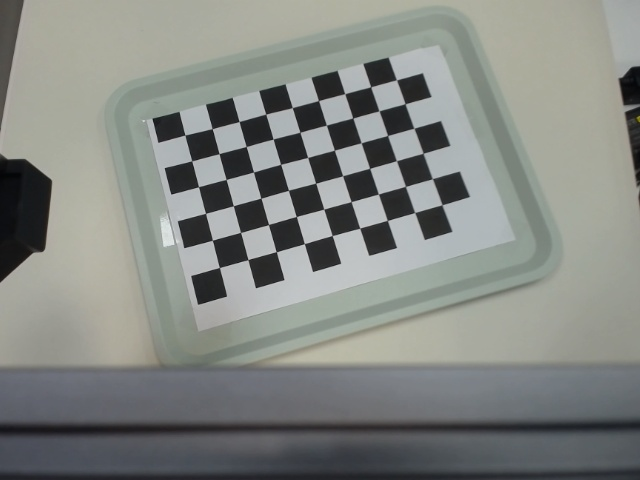
#> input picture calibration_images/cal_image_0.jpg, 640 x 480 px; its folder holds 4 pictures in this run
$ python process.py
#> lines starting #> are read from the running program, lines starting #| are printed output that depends on the picture; after the words box and inside, x2 and y2 are one past the last pixel; in counts of white or black regions, pixels touching at a corner belong together
import numpy as np
import cv2 as cv
import glob
import os

OUT_IMAGE_DIR = "new_out_images"

# Chess board information
cb_width = 9
cb_height = 6
cb_square_size = 26.3

# Termination Criteria
criteria = (cv.TERM_CRITERIA_EPS + cv.TERM_CRITERIA_MAX_ITER, 30, 0.001)

# Prepare object points
cb_3d_points = np.zeros((cb_width * cb_height, 3), np.float32)
cb_3d_points[:, :2] = np.mgrid[0:cb_width, 0:cb_height].T.reshape(-1, 2) * cb_square_size

# Arrays to stor object points and image points
list_cb_3d_points = []
list_cb_2d_img_points = []

list_images = glob.glob('calibration_images/*.jpg')

for i, frame_name in enumerate(list_images):
    img = cv.imread(frame_name)
#> img is the input picture: shape (480, 640, 3); mean B, G, R 130.8, 135, 131.6

    gray = cv.cvtColor(img, cv.COLOR_BGR2GRAY)

    # Find the chess board corners
    ret, corners = cv.findChessboardCorners(gray, (9, 6), None)
#> ret = True; corners = 54 rows, first 8: [184.8, 134.9], [212, 128.6], [239.3, 121.5], [265.7, 114.2], [292.4, 107.6], [318.5, 100.6], [344.7, 93.65], [370.6, 86.63]

    # If found, add object points, image points
    if ret == True:

        list_cb_3d_points.append(cb_3d_points)

        corners2 = cv.cornerSubPix(gray, corners, (11, 11), (-1, -1), criteria)
#> corners2 = 54 rows, first 8: [184.8, 135.2], [212.3, 128.5], [239.1, 121.6], [265.7, 114.1], [292.3, 107.6], [318.5, 100.6], [344.7, 93.65], [370.7, 86.86]
        list_cb_2d_img_points.append(corners2)

        # Draw and display
        cv.drawChessboardCorners(img, (cb_width, cb_height), corners2, ret)
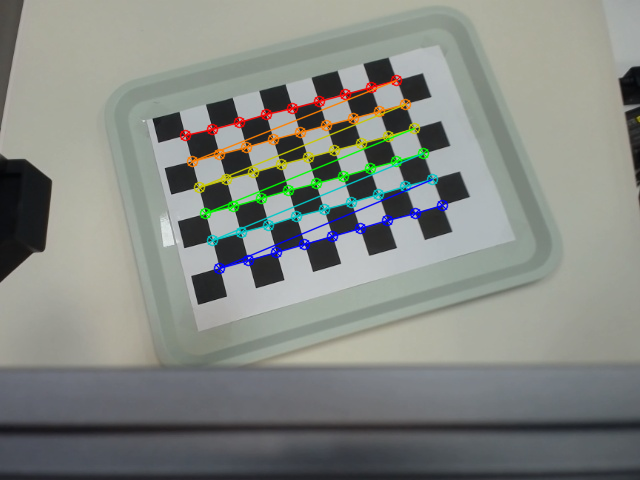
#> img: shape (480, 640, 3); 3.6% of pixels changed, all inside (x1, y1, x2, y2) = (179, 74, 449, 275)
        file_name = "out_image_" + str(i) + ".jpg"
        path = os.path.join(OUT_IMAGE_DIR, file_name)
        cv.imwrite(path, img)
        cv.imshow("img", img)
        cv.waitKey(500)

    img1=img
#> pass 2 of the loop `for i, frame_name in enumerate(list_images):`:
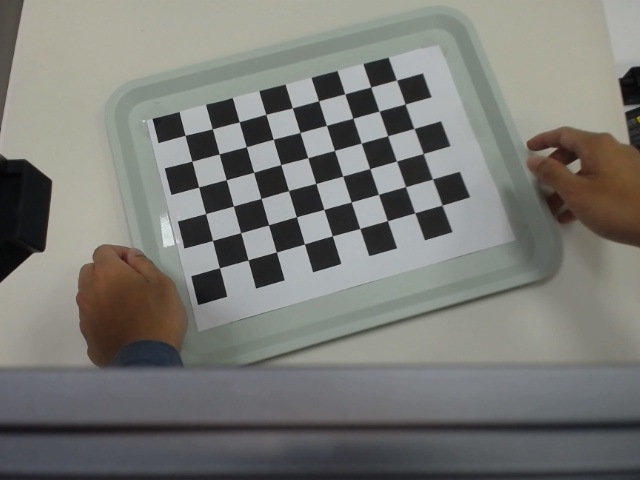
#> input picture calibration_images/cal_image_1.jpg, 640 x 480 px
#> img is the input picture: shape (480, 640, 3); mean B, G, R 117.1, 121.5, 121.1
#> `gray = cv.cvtColor(img, cv.COLOR_BGR2GRAY)`:
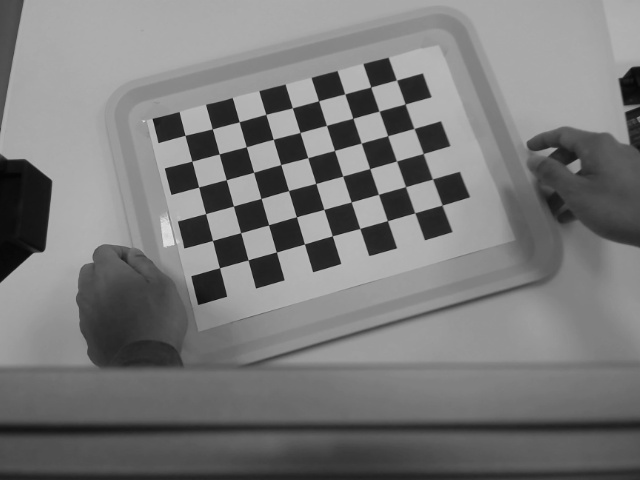
#> gray: shape (480, 640); min 4, max 228, mean 120.9
#> corners = 54 rows, first 8: [185.1, 135.2], [212, 128.9], [239.3, 121.7], [265.8, 114.4], [292.3, 107.9], [318.5, 100.7], [344.8, 93.87], [370.7, 86.98]
#> corners2 = 54 rows, first 8: [184.9, 135.4], [212.4, 128.8], [239.2, 121.8], [265.8, 114.3], [292.4, 107.8], [318.6, 100.8], [344.7, 93.85], [370.7, 87.1]
#> `cv.drawChessboardCorners(img, (cb_width, cb_height), corners2, ret)`:
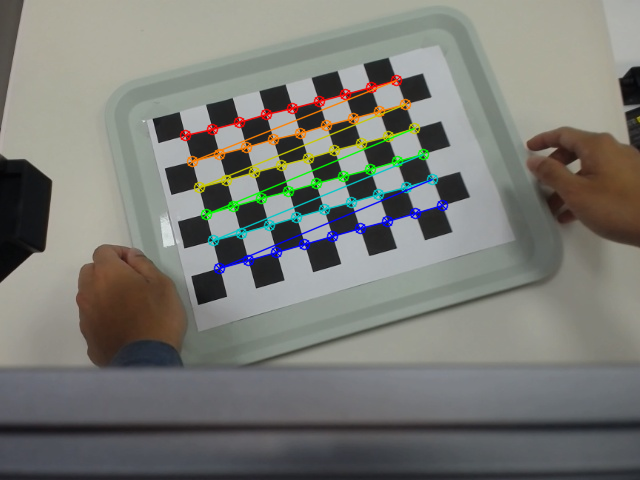
#> img: shape (480, 640, 3); 3.6% of pixels changed, all inside (x1, y1, x2, y2) = (179, 74, 449, 275)
#> pass 3 of the loop `for i, frame_name in enumerate(list_images):`:
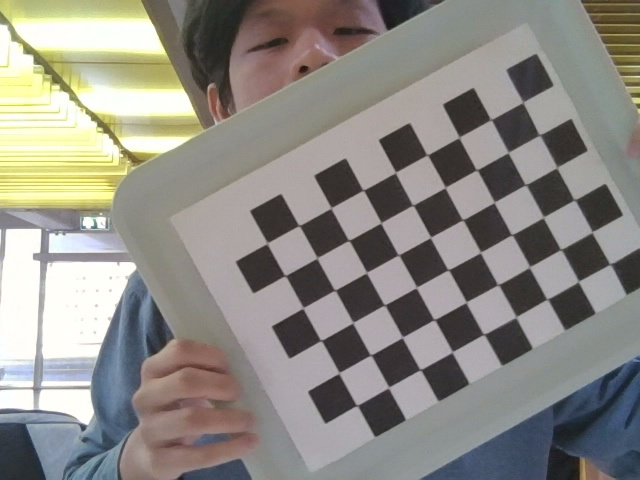
#> input picture calibration_images/cal_image_10.jpg, 640 x 480 px
#> img is the input picture: shape (480, 640, 3); mean B, G, R 133, 139.1, 141.8
#> `gray = cv.cvtColor(img, cv.COLOR_BGR2GRAY)`:
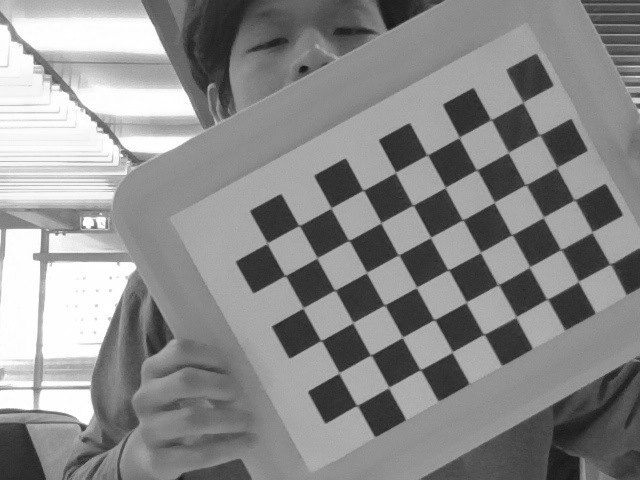
#> gray: shape (480, 640); min 23, max 255, mean 139.2
#> corners = 54 rows, first 8: [609.8, 264], [577.8, 281.4], [547.1, 299], [515.1, 317.3], [484, 334.1], [451.5, 351.8], [420.6, 369.1], [387.7, 387.5]
#> corners2 = 54 rows, first 8: [610.2, 264.1], [578.4, 281.5], [547.1, 299.2], [516, 317], [483.7, 334.3], [452.3, 352], [420.4, 369.7], [388.6, 387.4]
#> `cv.drawChessboardCorners(img, (cb_width, cb_height), corners2, ret)`:
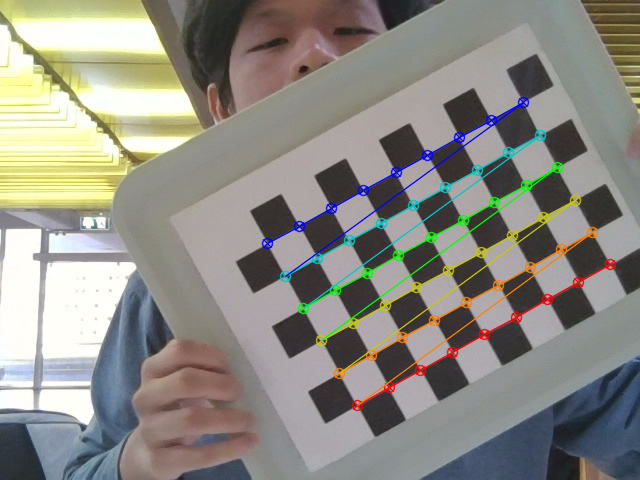
#> img: shape (480, 640, 3); 4.02% of pixels changed, all inside (x1, y1, x2, y2) = (261, 96, 617, 412)
#> the loop made 4 passes; the first 3 are shown

cv.destroyAllWindows()

ret, mtx, dist, rvecs, tvecs = cv.calibrateCamera(list_cb_3d_points, list_cb_2d_img_points, gray.shape[::-1], None, None)

savedir = "camera_info"

print("Calibration Matrix: ")
print(mtx)
np.save(os.path.join(savedir, 'cam_mtx.npy'), mtx)

print("Distortion: ", dist)
np.save(os.path.join(savedir, 'dist.npy'), dist)

print("r vecs")
print(rvecs[2])

print("t Vecs")
print(tvecs[2])


print(">==> Calibration ended")


h,  w = img1.shape[:2]
#> h = 480; w = 640
print("Image Width, Height")
print(w, h)
#| 640 480
#if using Alpha 0, so we discard the black pixels from the distortion.  this helps make the entire region of interest is the full dimensions of the image (after undistort)
#if using Alpha 1, we retain the black pixels, and obtain the region of interest as the valid pixels for the matrix.
#i will use Apha 1, so that I don't have to run undistort.. and can just calculate my real world x,y
newcam_mtx, roi = cv.getOptimalNewCameraMatrix(mtx, dist, (w,h), 1, (w,h))

print("Region of Interest")
print(roi)
np.save(os.path.join(savedir, 'roi.npy'), roi)

print("New Camera Matrix")
#print(newcam_mtx)
np.save(os.path.join(savedir, 'newcam_mtx.npy'), newcam_mtx)
print(np.load(os.path.join(savedir, 'newcam_mtx.npy')))

inverse = np.linalg.inv(newcam_mtx)
print("Inverse New Camera Matrix")
print(inverse)


# undistort
undst = cv.undistort(img1, mtx, dist, None, newcam_mtx)
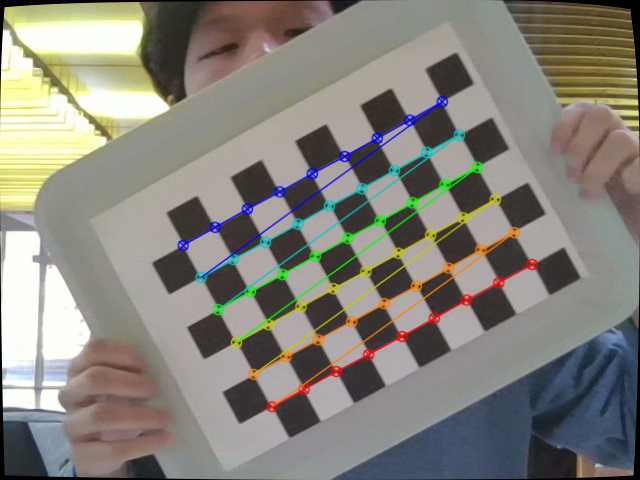
#> undst: shape (480, 640, 3); mean B, G, R 123.2, 131.1, 133.7
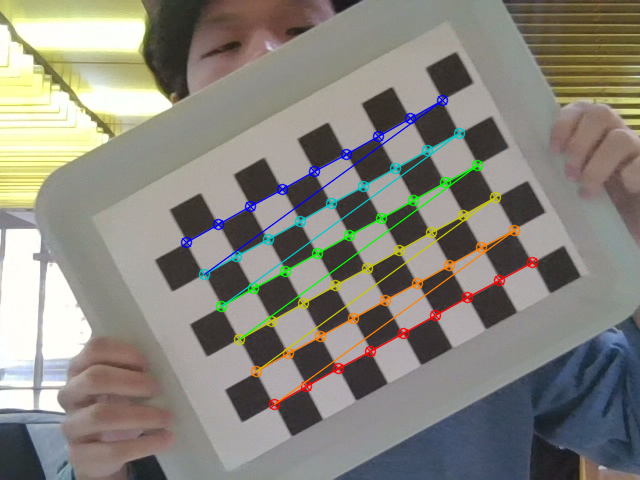
#> img1: shape (480, 640, 3); mean B, G, R 124.9, 133, 135.6

# crop the image
x, y, w, h = roi
dist = dist[y:y+h, x:x+w]
cv.circle(dist,(308,160),5,(0,255,0),2)
cv.imshow('img1', img1)
cv.waitKey(5000)
cv.destroyAllWindows()
cv.imshow('img1', undst)
cv.waitKey(5000)
cv.destroyAllWindows()
